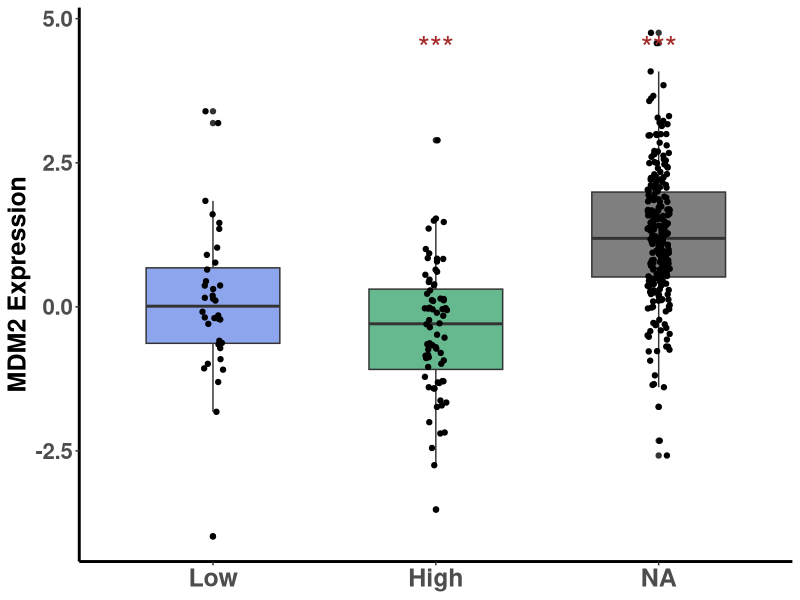
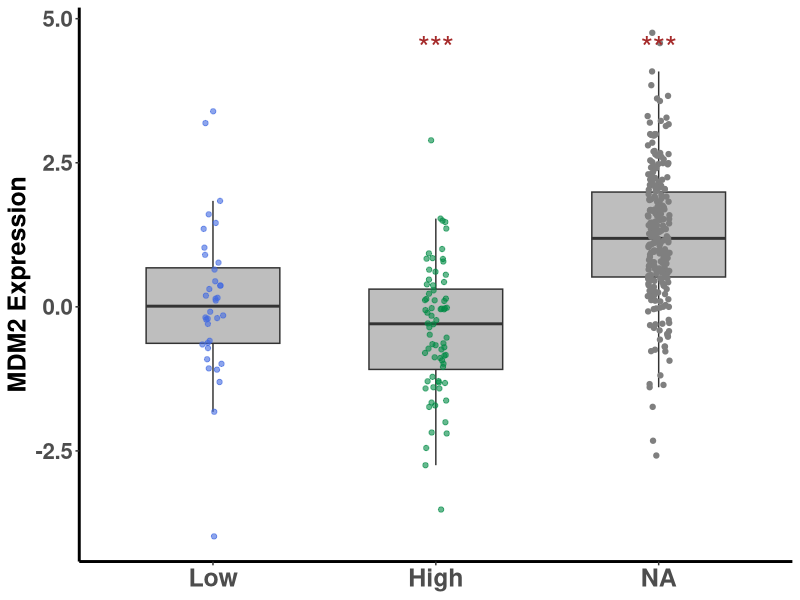

The R source for these figures, in order:
#Load appropriate libraries
library(readxl)
library(openxlsx)
library(RColorBrewer)
library(tidyverse)
library(reshape2)

#Set working directory 
setwd("/Users/pettya/Desktop/R Analysis")

#Boxplot of MDM2 expression versus TP53 VAF (Figure 4E)
##Read in excel file with all TCGA patient data
endometrial <- read_xlsx("Final TCGA with p53 and RT annotation - R.xlsx", 1)

##Read in text file with TCGA patient MDM2 expression data and only keep patient ids and MDM2 expression
MDM2 <- read.delim("MDM2__mRNA_expression_z-scores_relative_to_normal_samples_(log_RNA_Seq_V2_RSEM).txt", header = TRUE, sep = "\t")
MDM2 <- MDM2[,c(2,4)]

##Merge full TCGA table with MDM2 expression table
endometrial_MDM2 <- merge(endometrial, MDM2, by= "Patient.ID")
names(endometrial_MDM2)[52] <- "MDM2_Expression"

##Create categorical VAF column from Allelic Frequency data and convert to ordered factor
endometrial_MDM2$VAF[endometrial_MDM2$Allele.Freq..T. <= 0.5] <- "Low"
endometrial_MDM2$VAF[endometrial_MDM2$Allele.Freq..T. > 0.5] <- "High"
endometrial_MDM2$VAF[endometrial_MDM2$Allele.Freq..T. == "WT"] <- "WT"
endometrial_MDM2$VAF <- factor(endometrial_MDM2$VAF, levels = c("WT", "Low", "High"))

##Create colored boxplot with black dots
qb <- ggplot(endometrial_MDM2,  aes(x= VAF, y= MDM2_Expression)) + theme_classic() +
  labs(x= NULL, y= "MDM2 Expression") + theme(axis.title.y = element_text(size= 18, face= "bold")) + 
  theme(axis.text.x = element_text(size = 18, face= "bold"), axis.text.y = element_text(size = 16, face= "bold")) +
  theme(panel.grid.minor.y = element_blank(), legend.position = "none", axis.line = element_line(size= 1))
qb <- qb + geom_boxplot(aes(fill= VAF), width= 0.6) + 
      geom_jitter(width= 0.05) + scale_fill_manual(values= alpha(c("royalblue", "springgreen4", "firebrick2"), 0.6))

##Add significance stars to bars
qb <- qb + annotate("text", x= 2:3, y= 4.5, label= "***", size= 8, colour= "brown")  

##Print graph as jpeg file
jpeg("VAF vs MDM2 expression boxplot, box color.jpeg", width= 720, height= 720, units= "px", res= 150)
print(qb)

dev.off()



##Create gray boxplot with colored dots
qb <- ggplot(endometrial_MDM2,  aes(x= VAF, y= MDM2_Expression)) + theme_classic() +
  labs(x= NULL, y= "MDM2 Expression") + theme(axis.title.y = element_text(size= 18, face= "bold")) + 
  theme(axis.text.x = element_text(size = 18, face= "bold"), axis.text.y = element_text(size = 16, face= "bold")) +
  theme(panel.grid.minor.y = element_blank(), legend.position = "none", axis.line = element_line(size= 1))
qb <- qb + geom_boxplot(fill= "grey", width= 0.6, outlier.shape = NA) + 
  geom_jitter(aes(color= VAF), width= 0.05) + scale_color_manual(values= alpha(c("royalblue", "springgreen4", "firebrick2"), 0.6))
qb <- qb + annotate("text", x= 2:3, y= 4.5, label= "***", size= 8, colour= "brown")  

##Print graph as jpeg file
jpeg("VAF vs MDM2 expression boxplot, point color, 6-23-22.jpeg", width= 720, height= 720, units= "px", res= 150)
print(qb)

dev.off()





